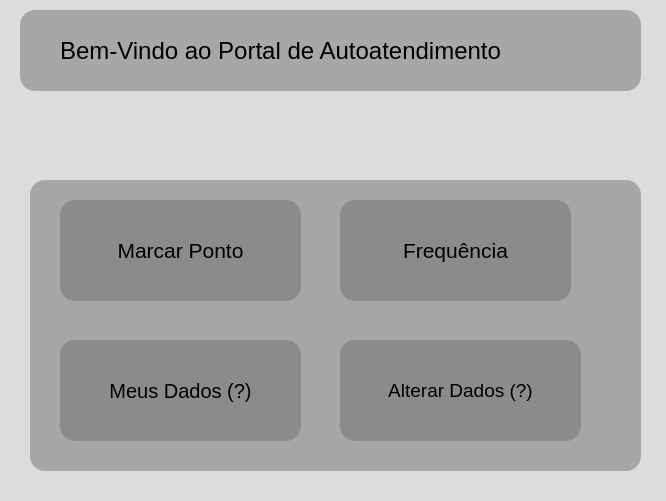
<?xml version="1.0" encoding="UTF-8"?>
<ui version="4.0">
 <class>MainWindow</class>
 <widget class="QMainWindow" name="MainWindow">
  <property name="geometry">
   <rect>
    <x>0</x>
    <y>0</y>
    <width>666</width>
    <height>501</height>
   </rect>
  </property>
  <property name="windowTitle">
   <string>MainWindow</string>
  </property>
  <property name="styleSheet">
   <string notr="true">background-color: rgb(169, 169, 169);
background-color: rgb(220, 220, 220);</string>
  </property>
  <widget class="QWidget" name="centralwidget">
   <widget class="QFrame" name="frame">
    <property name="geometry">
     <rect>
      <x>20</x>
      <y>10</y>
      <width>621</width>
      <height>81</height>
     </rect>
    </property>
    <property name="styleSheet">
     <string notr="true">background-color: rgb(168, 167, 167);
border-radius: 15px;
border-width: 2px;
</string>
    </property>
    <property name="frameShape">
     <enum>QFrame::StyledPanel</enum>
    </property>
    <property name="frameShadow">
     <enum>QFrame::Raised</enum>
    </property>
    <widget class="QLabel" name="label">
     <property name="geometry">
      <rect>
       <x>40</x>
       <y>10</y>
       <width>571</width>
       <height>61</height>
      </rect>
     </property>
     <property name="font">
      <font>
       <pointsize>18</pointsize>
      </font>
     </property>
     <property name="text">
      <string>Bem-Vindo ao Portal de Autoatendimento</string>
     </property>
    </widget>
   </widget>
   <widget class="QFrame" name="frame_2">
    <property name="geometry">
     <rect>
      <x>30</x>
      <y>180</y>
      <width>611</width>
      <height>291</height>
     </rect>
    </property>
    <property name="styleSheet">
     <string notr="true">background-color: rgb(168, 167, 167);
border-radius: 15px;
border-width: 2px;</string>
    </property>
    <property name="frameShape">
     <enum>QFrame::StyledPanel</enum>
    </property>
    <property name="frameShadow">
     <enum>QFrame::Raised</enum>
    </property>
    <widget class="QPushButton" name="pontoButton">
     <property name="geometry">
      <rect>
       <x>30</x>
       <y>20</y>
       <width>241</width>
       <height>101</height>
      </rect>
     </property>
     <property name="font">
      <font>
       <pointsize>16</pointsize>
      </font>
     </property>
     <property name="styleSheet">
      <string notr="true">background-color: rgb(139, 139, 139);
border-radius: 15px;
border-width: 2px;</string>
     </property>
     <property name="text">
      <string>Marcar Ponto</string>
     </property>
    </widget>
    <widget class="QPushButton" name="frButton">
     <property name="geometry">
      <rect>
       <x>310</x>
       <y>20</y>
       <width>231</width>
       <height>101</height>
      </rect>
     </property>
     <property name="font">
      <font>
       <pointsize>16</pointsize>
      </font>
     </property>
     <property name="styleSheet">
      <string notr="true">background-color: rgb(139, 139, 139);
border-radius: 15px;
border-width: 2px;</string>
     </property>
     <property name="text">
      <string>Frequência</string>
     </property>
    </widget>
    <widget class="QPushButton" name="dadosButton">
     <property name="geometry">
      <rect>
       <x>30</x>
       <y>160</y>
       <width>241</width>
       <height>101</height>
      </rect>
     </property>
     <property name="font">
      <font>
       <pointsize>15</pointsize>
      </font>
     </property>
     <property name="styleSheet">
      <string notr="true">background-color: rgb(139, 139, 139);
border-radius: 15px;
border-width: 2px;</string>
     </property>
     <property name="text">
      <string>Meus Dados (?)</string>
     </property>
    </widget>
    <widget class="QPushButton" name="alteraButton">
     <property name="geometry">
      <rect>
       <x>310</x>
       <y>160</y>
       <width>241</width>
       <height>101</height>
      </rect>
     </property>
     <property name="font">
      <font>
       <pointsize>14</pointsize>
      </font>
     </property>
     <property name="styleSheet">
      <string notr="true">background-color: rgb(139, 139, 139);
border-radius: 15px;
border-width: 2px;</string>
     </property>
     <property name="text">
      <string>Alterar Dados (?)</string>
     </property>
    </widget>
   </widget>
   <widget class="QLabel" name="avatar_user_img">
    <property name="geometry">
     <rect>
      <x>330</x>
      <y>100</y>
      <width>71</width>
      <height>71</height>
     </rect>
    </property>
    <property name="text">
     <string/>
    </property>
    <property name="pixmap">
     <pixmap>Tela_menu/avatar2.png</pixmap>
    </property>
   </widget>
   <widget class="QLabel" name="user_name">
    <property name="geometry">
     <rect>
      <x>410</x>
      <y>100</y>
      <width>211</width>
      <height>21</height>
     </rect>
    </property>
    <property name="text">
     <string/>
    </property>
   </widget>
   <widget class="QLabel" name="fun_user">
    <property name="geometry">
     <rect>
      <x>410</x>
      <y>140</y>
      <width>211</width>
      <height>21</height>
     </rect>
    </property>
    <property name="text">
     <string/>
    </property>
   </widget>
  </widget>
 </widget>
 <resources/>
 <connections/>
</ui>
